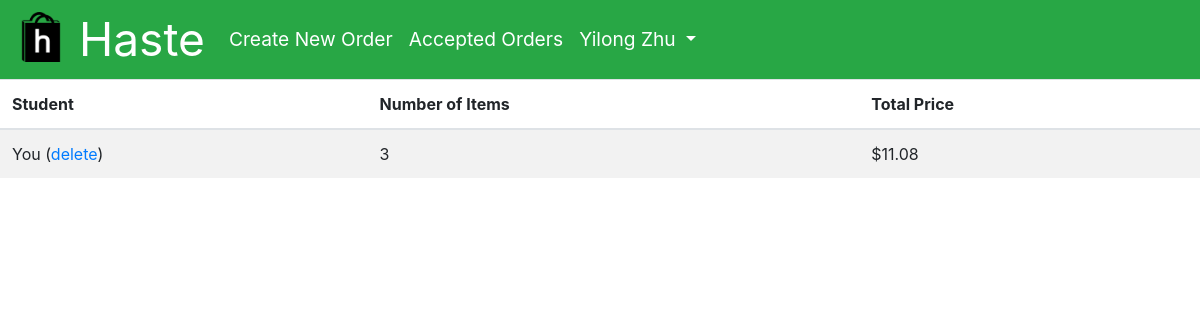
Screenshot of /home (signed in) with the database file from the repository.
### app/models.py (models this page shows, shortened)
class User(UserMixin, db.Model):
    id = db.Column(db.Integer, primary_key=True)
    phone = db.Column(db.String(10), index=True, unique=True)
    email = db.Column(db.String(128), index=True, unique=True)
    password_hash = db.Column(db.String(128))
    first_name = db.Column(db.String(48))
    last_name = db.Column(db.String(48))
    school = db.Column(db.String(128), index=True)
    orders = db.relationship('Order', foreign_keys='[Order.placed_by]', backref='author', lazy='dynamic', cascade="save-update")
    completed_orders = db.relationship('Order', foreign_keys='[Order.accepted_by]', backref='shopper', lazy='dynamic', cascade="save-update")
    balance = db.Column(db.Float, default=0)

class Order(db.Model):
    id = db.Column(db.Integer, primary_key=True)
    time_of_order = db.Column(db.DateTime, default=datetime.utcnow)
    placed_by = db.Column(db.Integer, db.ForeignKey('user.id'))
    accepted_by = db.Column(db.Integer, db.ForeignKey('user.id'))
    completed = db.Column(db.Boolean, default=False)
    contents = db.relationship('Content', backref='cart', lazy='dynamic', cascade="all, delete-orphan")

### app/main/routes.py (the view)
@bp.route('/home', methods=['GET', 'POST'])
@login_required
def home():
    orders = Order.query.filter(Order.accepted_by==None).order_by(desc(Order.time_of_order)).all()
    quantity_price = []
    for order in orders:
        quantity = Content.query.with_entities(func.sum(Content.quantity).label('total_q')).filter(Content.order_id==order.id)[0].total_q
        price = db.engine.execute("SELECT ROUND(SUM(content.quantity * item.price), 2) as sum FROM content JOIN item ON content.item_id=item.id WHERE order_id=:val", {'val': order.id})
        sum = 0
        for row in price:
            sum = row['sum']
        if (not sum):
            sum = 0
        quantity_price.append({'quantity': quantity, 'sum': sum})
    return render_template('home.html', rqp=zip(orders, quantity_price))

### app/models.py (called while the page is built)
@login.user_loader
def load_user(id):
    return User.query.get(int(id))

### app/templates/home.html (shortened to what this page needs)
{% extends "base.html" %}
{% block content %}
<table id="order-feed" class="table table-striped table-hover">
    <thead>
        <tr>
            <th scope="col">Student</th>
            <th scope="col">Number of Items</th>
            <th scope="col">Total Price</th>
        </tr>
    </thead>
    <tbody>
        {% for order, qp in rqp %}
            <tr class='clickable-row' data-href="{{ url_for('main.order', id=order.id) }}">
                {% if current_user.id==order.placed_by %}
                <td>You (<a href="{{ url_for('main.delete_order', id=order.id) }}">delete</a>)</td>
                {% else %}
                <td scope="row">{{ order.author.first_name }}</td>
                {% endif %}
                <td scope="row">{{ qp['quantity'] }}</td>
                <td scope="row">{{ "$%.2f"|format(qp['sum']) }}</td>
            </tr>
        {% endfor %}
    </tbody>
</table>
{% endblock %}

### app/templates/base.html (shortened to what this page needs)
<!DOCTYPE html>
<html>
<head>
    <link href="https://stackpath.bootstrapcdn.com/bootstrap/4.1.3/css/bootstrap.min.css" rel="stylesheet">
    <link rel="stylesheet" type="text/css" href= "{{ url_for('static',filename='styles.css') }}">
</head>
<body>
    <nav class="navbar navbar-expand-lg navbar-dark bg-success">
        <a class="navbar-brand" href="{{ url_for('main.home') }}">
            <img src="{{ url_for('static',filename='logo.png') }}" width="50" height="50" alt="">
            Haste
        </a>
        <div class="collapse navbar-collapse" id="navbarSupportedContent">
            <ul class="navbar-nav mr-auto">
            <li class="nav-item active">
                <a class="nav-link" href="{{ url_for('main.new_order') }}">Create New Order<span class="sr-only">(current)</span></a>
            </li>
            <li class="nav-item active">
                    <a class="nav-link" href="{{ url_for('main.accepted_orders') }}">Accepted Orders<span class="sr-only">(current)</span></a>
            </li>
            <li class="nav-item dropdown">
                <a class="nav-link dropdown-toggle text-white" href="#" id="navbarDropdown" role="button" data-toggle="dropdown" aria-haspopup="true" aria-expanded="false">
                    {{ current_user.first_name }} {{ current_user.last_name }}
                </a>
            </li>
            </ul>
        </div>
    </nav>
    {% block content %}{% endblock %}
</body>

### app/static/styles.css (style rules this page uses)
.navbar { padding: 0 1rem; font-size: 1.2rem; }
.navbar-brand { font-size: 2.4em !important; }
nav img { position: relative !important; bottom: 6px !important; }

### rows the page displays
User: first_name "Yilong", last_name "Zhu"
Order: quantity "3", sum "$11.08"
